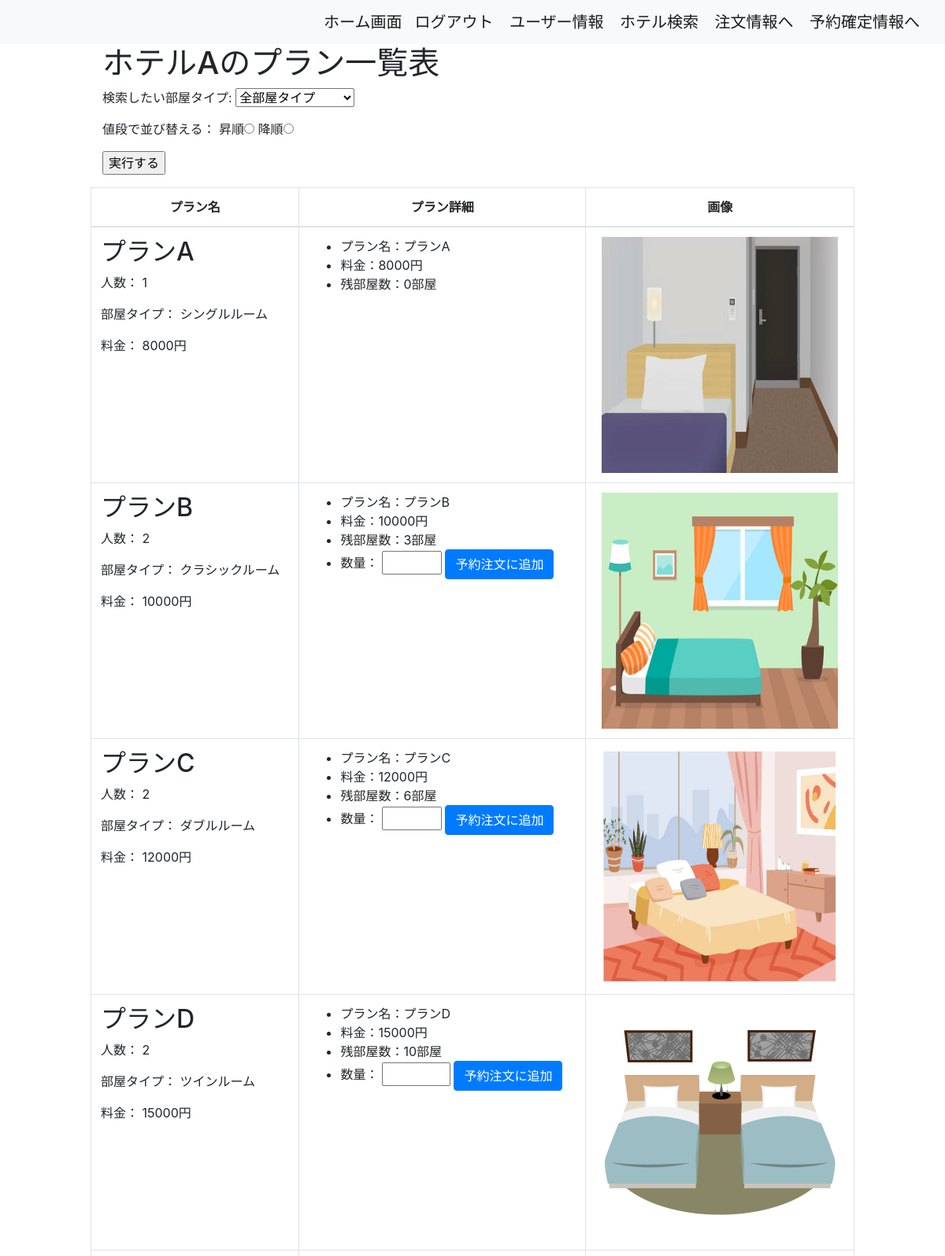
Before: /hotel/plan_list/1/ (signed in, upper part) with the older database file.
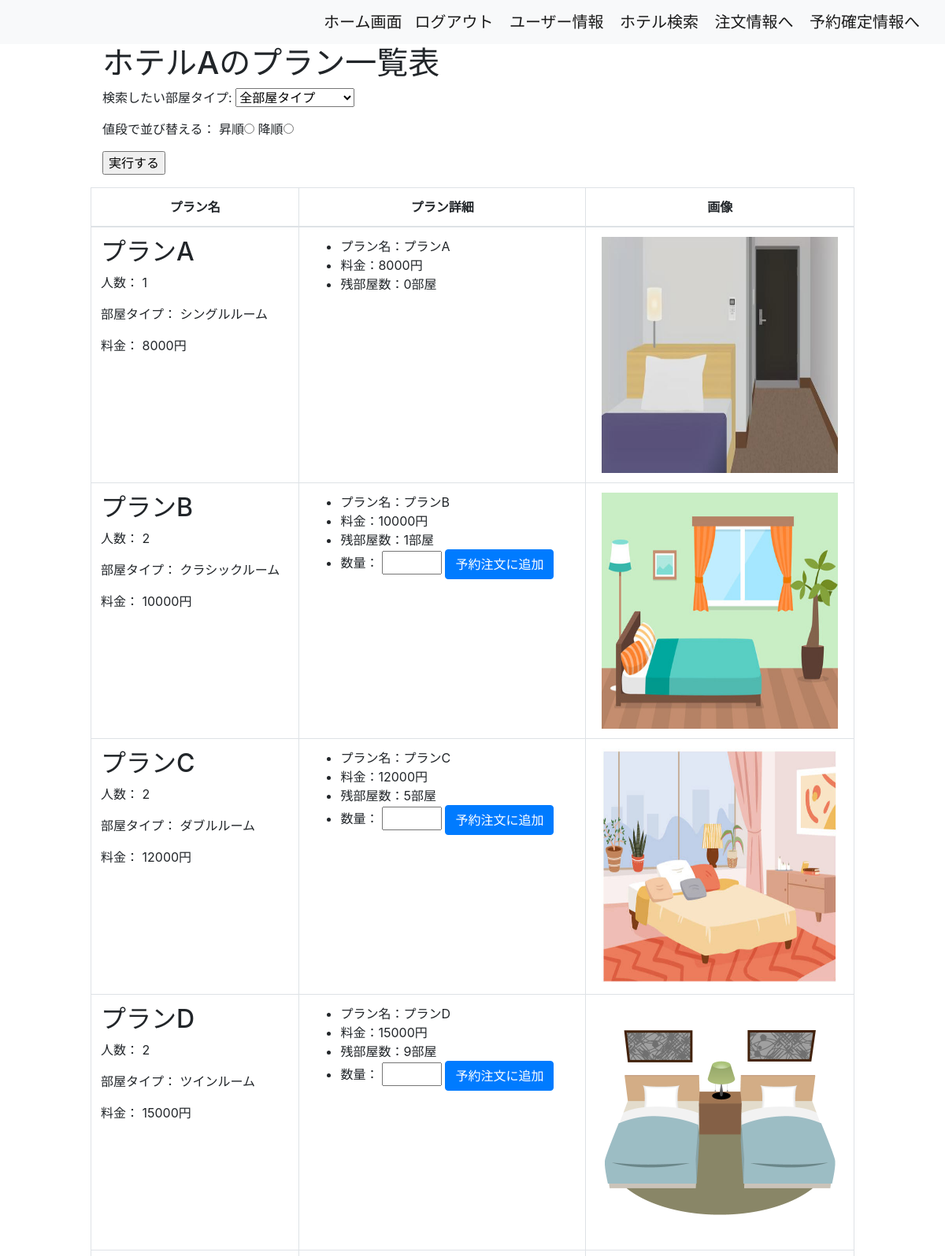
After: the same page with the newer database file.
### hotel/models.py (models this page shows, shortened)
class PlanName(models.Model):
    name = models.CharField(max_length=1000)
    people = models.IntegerField()
    room_type = models.CharField(max_length=1000)
    price = models.DecimalField(max_digits=5, decimal_places=0)
    hotel = models.ForeignKey(HotelName, on_delete=models.CASCADE, default=1)
    stock = models.PositiveIntegerField(default=0)
    order = models.IntegerField(default=0)
    checkin = models.DateField(null=True, blank=True)
    checkout = models.DateField(null=True, blank=True)
    kupon = models.IntegerField(default=0)
    plan_id = models.IntegerField(default=0)
    objects = PlanNameManager()
    class Meta:
        db_table = 'plan_name'
        ordering = ['order']

### hotel/views.py (the view)
# urls.py: path('plan_list/<int:hotel_id>/', PlanListView.as_view(), name='plan_list'),
class PlanListView(ListView):
    model = PlanName
    template_name = os.path.join('hotel/plan_list.html')
    context_object_name = 'plans'
    def get(self, request, *args, **kwargs):
        self.object_list = self.get_queryset()
        context = self.get_context_data()
        return self.render_to_response(context)
    def dispatch(self, request, *args, **kwargs):
        if not request.user.is_authenticated:
            messages.info(request, 'ログインしてから予約注文に進んでください')
            return redirect('accounts:us_login')
        return super().dispatch(request, *args, **kwargs)
    def get_context_data(self, **kwargs):
        context = super().get_context_data(**kwargs)
        hotel_id = self.kwargs.get('hotel_id')
        context['hotel'] =  get_object_or_404(HotelName, id=hotel_id)
        context['pictures'] = PlanName.objects.filter(hotel=context['hotel']).order_by('order')
        context['room_type'] = self.room_type
        context['descending'] = self.request.GET.get('order_by_price') == '1'
        context['ascending'] = self.request.GET.get('order_by_price') == '2'
        cart, _ = Carts.objects.get_or_create(user=self.request.user)
        if 'cartitems' not in context:
            context['cartitems'] = []
        for i in range(1, 16):
            if CartItems.objects.filter(
                cart_id=self.request.user.id,
                product_id=i
            ).exists():
                context['cartitems'].append(i)
            elif i in context['cartitems']:
                context['cartitems'].remove(i)
        return context
    def get_queryset(self):
        self.hotel = get_object_or_404(HotelName, pk=self.kwargs['hotel_id'])
        query = PlanName.objects.filter(hotel=self.hotel).prefetch_related('pictures')
        self.room_type = self.request.GET.get('room_type', '')
        if self.room_type and self.room_type != '全部屋タイプ':
            query = query.filter(room_type=self.room_type)
        order_by_price = self.request.GET.get('order_by_price', '')
        if order_by_price == '1':
            query = query.order_by('price')
        elif order_by_price == '2':
            query = query.order_by('-price')
        logger.debug(f"room_type: {self.room_type}, order_by_price: {order_by_price}")
        logger.debug(f"Query: {query.query}")
        logger.debug(f"Number of results: {query.count()}")
        return query

### templates/hotel/plan_list.html (shortened to what this page needs)
{% extends 'base.html' %}
{% load custom_filters %}
{% block content %}
<div class="col-10 offset-1">
    <div class="container">
        <div class="row">
            <div class="col-12">
                <h1>{{ hotel.name }}のプラン一覧表</h1>
                <form method="get" action="{% url 'hotel:plan_list' hotel_id=hotel.id  %}">
                    <p>検索したい部屋タイプ:
                        <select name="room_type">
                            <option value="全部屋タイプ" {% if room_type == '全部屋タイプ' or not room_type %}selected{% endif %}>全部屋タイプ</option>
                        </select>
                    </p>
                    <p>値段で並び替える：
                        昇順<input type="radio" name="order_by_price" value="1" {% if descending %}checked{% endif %}>
                        降順<input type="radio" name="order_by_price" value="2" {% if ascending %}checked{% endif %}>
                    </p>
                    <p><input type="submit" value="実行する"/></p>
                </form>
            </div>
        </div>
        <div class="row">
                <table class="table table-bordered">
                    <thead>
                        <tr class="table table-bordered text-center">
                            <th class="text-center">プラン名</th>
                            <th class="text-center">プラン詳細</th>
                            <th class="text-center">画像</th>
                        </tr>
                    </thead>
                    <tbody>
                        {% if plans %}
                            {% for plan in plans %}
                                <tr class="text-align: start">
                                    <td>
                                        <h2>{{ plan.name|default:"No Name" }}</h2>
                                        <p>人数： {{ plan.people|default:"N/A" }}</p>
                                        <p>部屋タイプ： {{ plan.room_type|default:"N/A" }}</p>
                                        <p>料金： {{ plan.price|default:"N/A" }}円</p>
                                    </td>
                                    <td>
                                        <ul>
                                            <li>プラン名：{{ plan.name }}</li>
                                            <li>料金：{{ plan.price }}円</li>
                                            <li>残部屋数：{{ plan.stock }}部屋</li>
                                            {% if plan.stock %}
                                                {% if plan.id in cartitems %}
                                                    <p class="btn btn-danger">予約注文に追加済みです</p>
                                                {% else %}
                                                    <li>
                                                        数量：
                                                        <input type="number" id="quantity_{{ plan.plan_id }}" name="quantity_{{ plan.plan_id }}" min="1" max="{{ plan.stock }}">
                                                        <button id="add_product_{{ plan.plan_id }}" type="button" class="btn btn-primary add-to-cart">予約注文に追加</button>
                                                    </li>
                                                {% endif %}
                                            {% endif %}
                                        </ul>
                                    </td>
                                    <td class="text-center">
                                        {% for picture in plan.pictures.all %}
                                            <img width="300px" height="300px" src="{{ picture.image.url }}" alt="{{ plan.name }}">
                                        {% endfor %}
                                    </td>
                                </tr>
                            {% endfor %}
                        {% endif %}
                    </tbody>
                </table>
            </div>
        </div>
    </div>
{% endblock %}

Changed rows visible on the page:
changed PlanName "プランB": stock "3" → "1"
changed PlanName "プランC": stock "6" → "5"
changed PlanName "プランD": stock "10" → "9"
